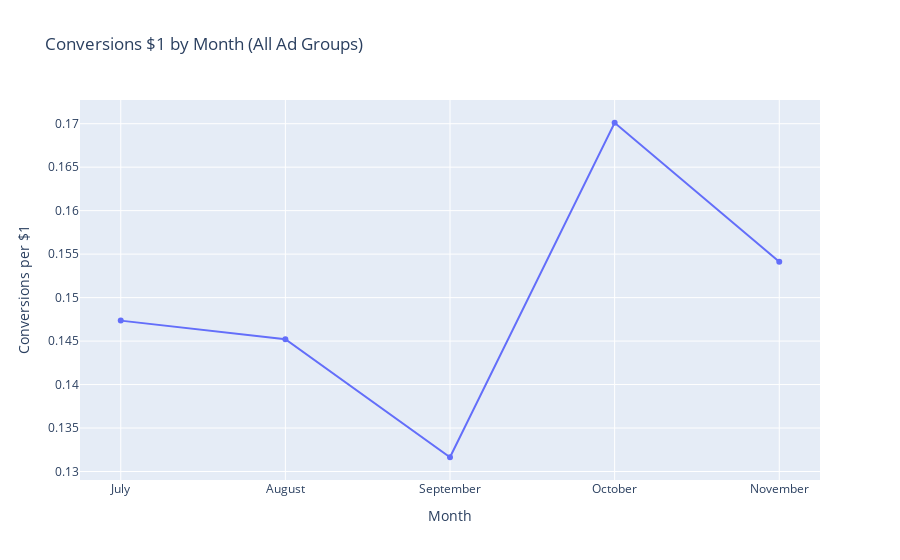

Notebook code for this chart:
### Code cell
fig = px.line(
    month_perf,
    x="Month",
    y="conv_per_cost",
    markers=True,
    title="Conversions $1 by Month (All Ad Groups)",
    labels={"conv_per_cost": "Conversions per $1"}
)

fig.show()

### Figure 1 — Plotly figure (JSON) as saved in the notebook; plotly's stock layout.template omitted (floating-point values rounded to 4 significant figures)
{"data": [{"hovertemplate": "Month=%{x}<br>Conversions per $1=%{y}<extra></extra>", "legendgroup": "", "line": {"color": "#636efa", "dash": "solid"}, "marker": {"symbol": "circle"}, "mode": "lines+markers", "name": "", "orientation": "v", "showlegend": false, "type": "scatter", "x": ["July", "August", "September", "October", "November"], "xaxis": "x", "y": [0.1474, 0.1452, 0.1316, 0.1701, 0.1541], "yaxis": "y"}], "layout": {"legend": {"tracegroupgap": 0}, "title": {"text": "Conversions $1 by Month (All Ad Groups)"}, "xaxis": {"anchor": "y", "domain": [0, 1], "title": {"text": "Month"}}, "yaxis": {"anchor": "x", "domain": [0, 1], "title": {"text": "Conversions per $1"}}}}
